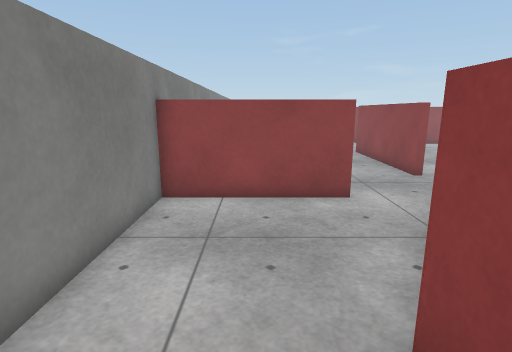
View 1 (above)

23 first-person views from a walk through a 3-D level made in the Unity game engine. The camera is 1.3 m above the floor, tilts 12° down and sees 80° across. The floor is counted in squares, 0.5 m on a side. Each view is taken from the middle of a square. On the plan, view 1 faces up. The plan holds only what a view shows up to about 20 squares ahead; the rest is blank. The place goes on beyond the plan. Surface patterns are stand-ins for the level's own textures.

View 2
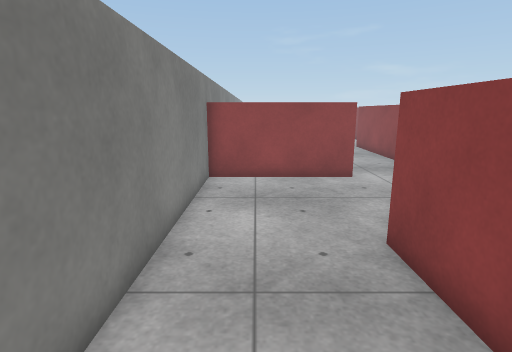

View 3
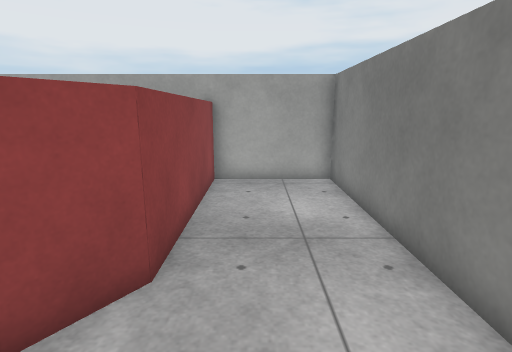

View 4
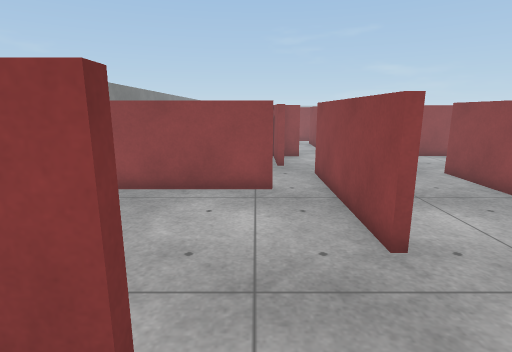

View 5
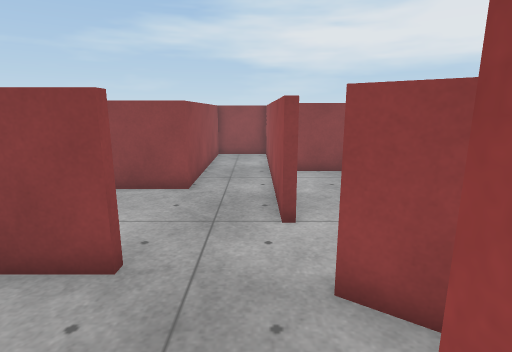

View 6
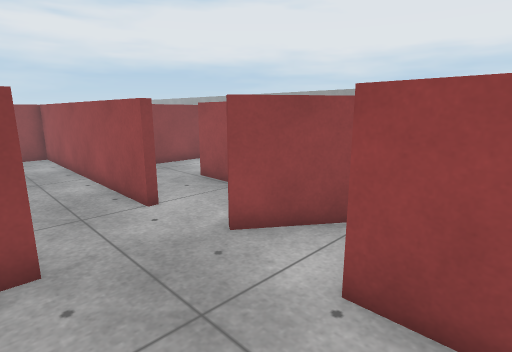

View 7
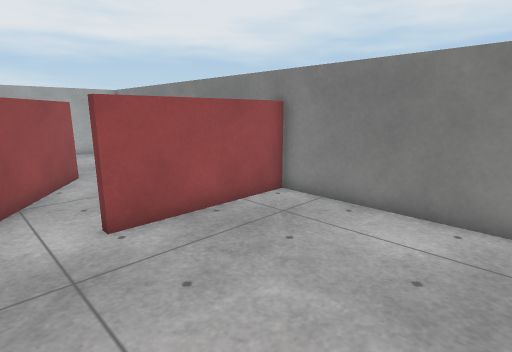

View 8
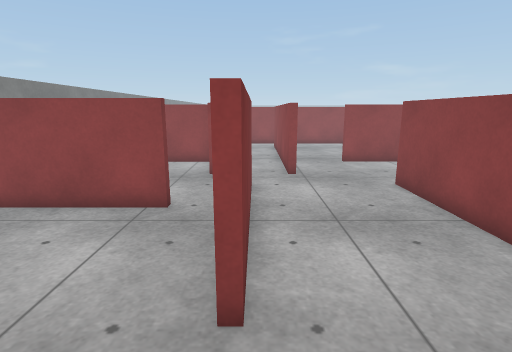

View 9
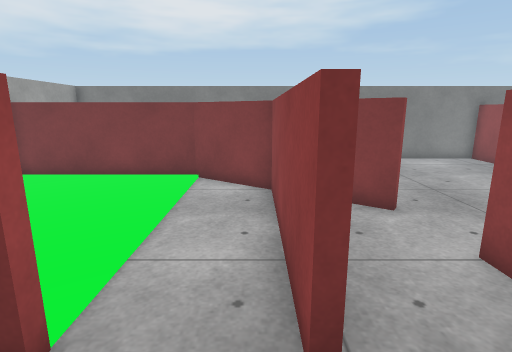

View 10
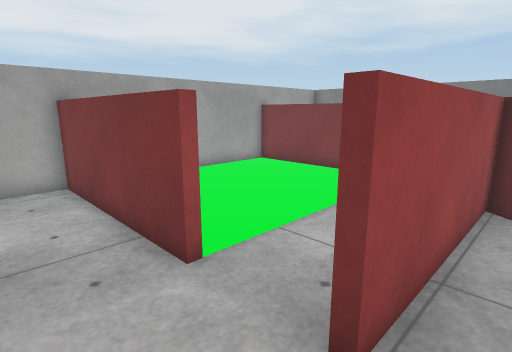

View 11
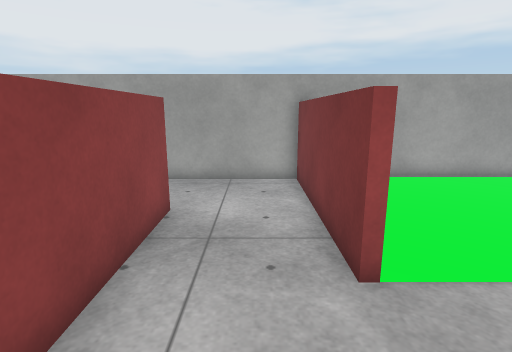

View 12
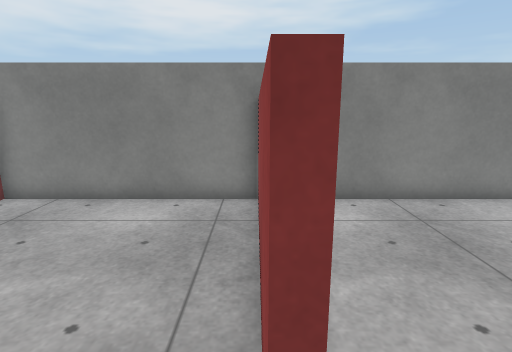

View 13
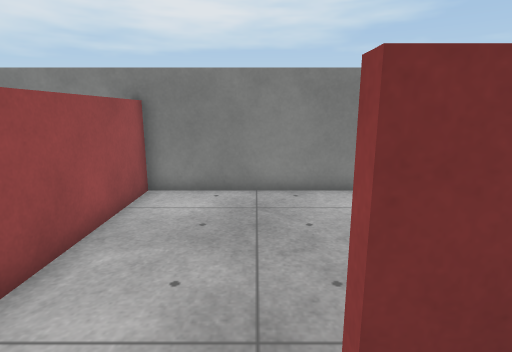

View 14
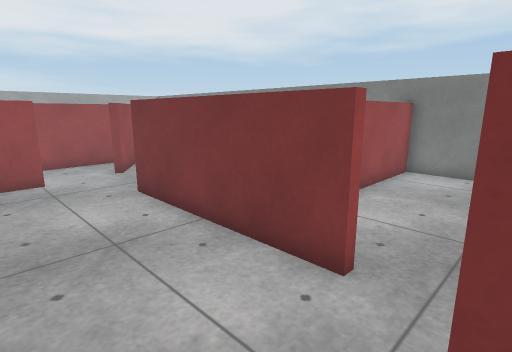

View 15
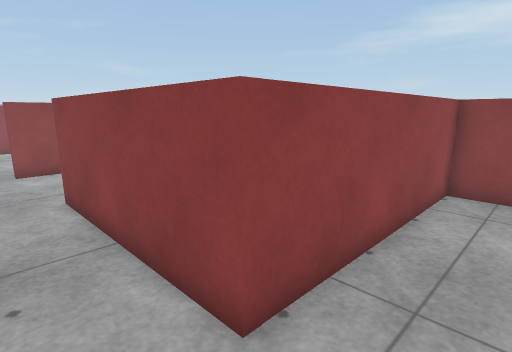

View 16
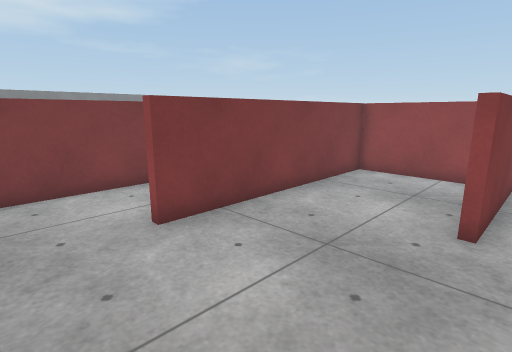

View 17
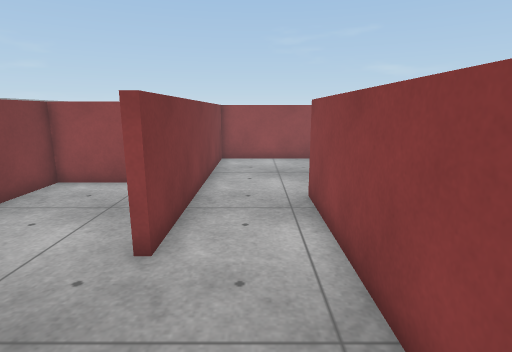

View 18
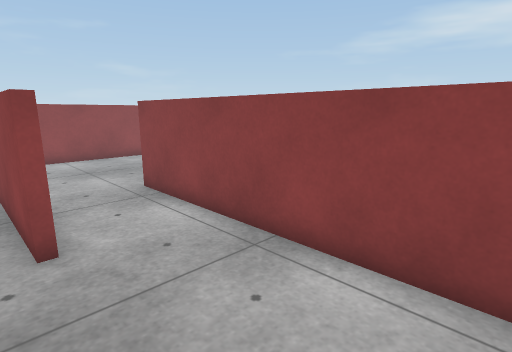

View 19
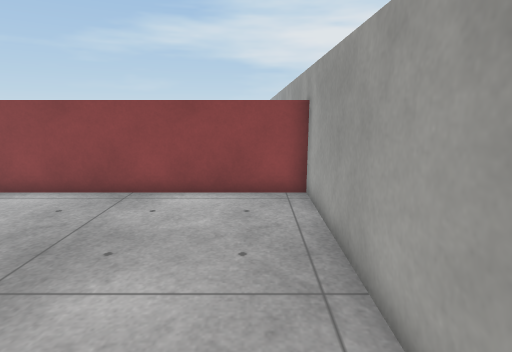

View 20
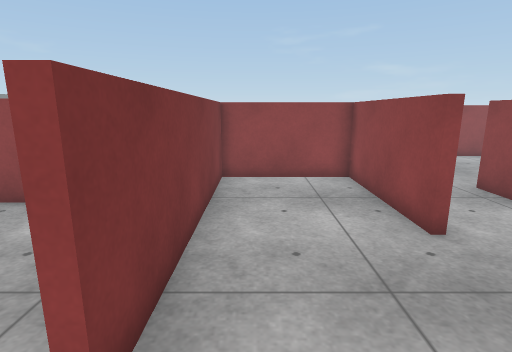

View 21
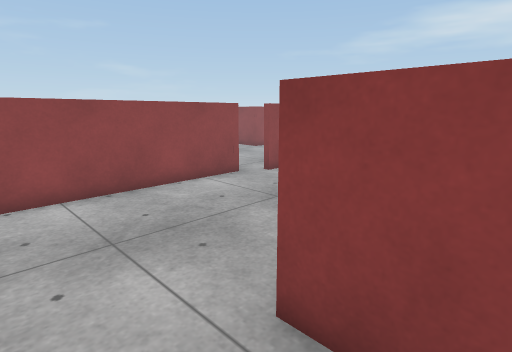

View 22
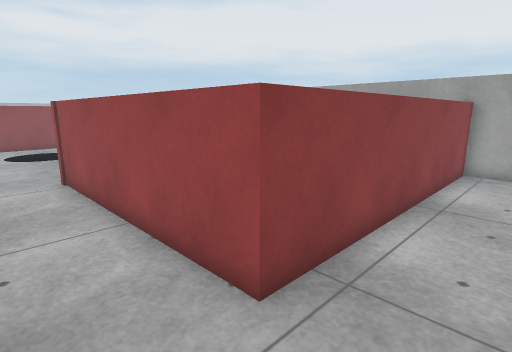

View 23
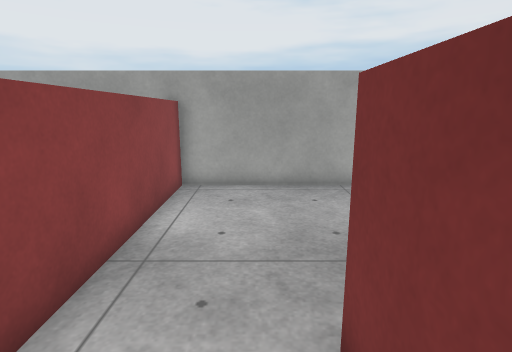

### Floor plan
Points are (right, up) in squares from view 1. A wall is a line through its corners. A room is listed if a view was taken in it or the views show most of it. See-through windows are left out.
Room 1 (views 1, 2, 3)
walls: (1.6, -4.8) (1.6, 2.7) (3.3, 5.1); (-2.9, 9.1) (-2.9, -4.6) (2.1, -4.6); (2.9, 9.1) (-3, 9.1)
ways out: opening at (2, 7) to room 2
Room 2 (views 4, 5, 6, 7, 8, 10, 11, 12, 13, 14, 15)
walls: (6.5, 12.2) (6.5, 17.4); (8.8, 9.4) (20.8, 9.4) (20.8, 12.3) (12.1, 12.3) (12.1, 19.9); (9.5, 9.1) (8.9, 9.1); (6.2, 8.7) (5.5, 7.7); (4.6, 17.5) (4.6, 17.1) (-3, 17.1); (6.8, 19.9) (6.8, 12.2); (4.2, 5.9) (11.5, 5.9); (8.4, 21.6) (8.4, 23.5); (3.3, 5.1) (6, 8.9); (15.3, 6.1) (15.3, 8.2); (-3, 9.4) (2.9, 9.4) (2.9, 9.1); (-2.9, 17) (-2.9, 9.1)
ways out: opening at (2, 7) to room 1; opening at (13, 6) to room 3; opening at (5.5, 17); opening at (7, 21.5); opening at (12, 21.5)
Room 3 (views 9, 19)
walls: (11, 2.7) (11.4, 2.7) (11.4, -4.8); (15.6, -0.9) (15.3, -0.9) (15.3, 5.9); (11.5, 5.5) (10.5, 5.5); (11, -4.6) (16.5, -4.6)
ways out: opening at (13, 6) to room 2; opening at (15.5, -3) to room 4; opening at (11, 4) to room 6
Room 4 (views 16, 17, 18, 20, 21, 23)
walls: (20.8, 3.1) (20.8, 9.1) (15.6, 9.1) (15.6, -0.9); (21.1, 8.5) (21.1, 3.1); (16.5, -4.6) (25, -4.6); (24.7, -4.8) (24.7, 7.3)
ways out: opening at (15.5, -3) to room 3; opening at (23, 7.7) to room 5
Room 5 (view 22)
walls: (24.7, 7.3) (30.5, 7.3); (30.5, 14.9) (21.1, 14.9) (21.1, 8.5)
ways out: opening at (23, 7.7) to room 4
Room 6 (no view inside)
walls: (10.5, 5.5) (4, 5.5) (1.9, 2.6) (1.9, -4.6); (2.1, -4.6) (11, -4.6); (4.5, 6.3) (4.2, 5.9)
ways out: opening at (11, 4) to room 3

Positions as (right, up) in squares from view 1, and headings:
1: (0, 0), facing up
2: (-1, -3), facing up
3: (0, 7), facing down
4: (4, 7), facing up
5: (2, 10), facing right
6: (1, 13), facing down-right
7: (5, 16), facing down-left
8: (7, 9), facing up
9: (14, 5), facing left
10: (14, 7), facing down-left
11: (13, 7), facing down
12: (6, 17), facing left
13: (7, 21), facing left
14: (11, 22), facing down-left
15: (10, 10), facing up-right
16: (22, -4), facing up-left
17: (23, -2), facing up
18: (20, -3), facing up-right
19: (15, -3), facing right
20: (17, -3), facing up
21: (22, 5), facing up-right
22: (22, 10), facing down-right
23: (22, 6), facing down
